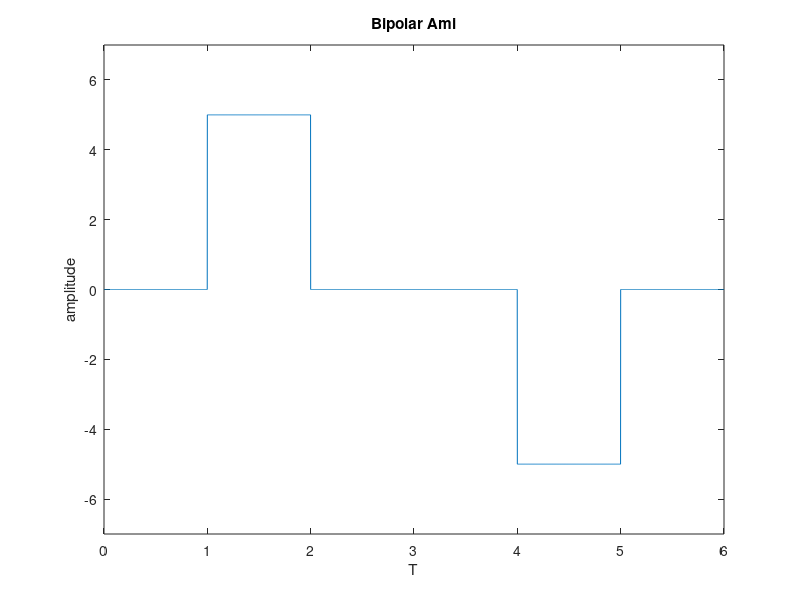

Here is the MATLAB script that generated this plot:
clc;
clear all;
close all;

bits=[0 1 0 0 1 0];
volt=5;
bitrate=1;
len=length(bits);
n=1000;
totoll=n*len;
dt=1/n;
t=0:dt:len;
x=zeros(1,length(t));

lastbit=-volt;
for i=1:len
    if bits(i)==1
        x((i-1)*n+1:i*n)=-lastbit;
        lastbit=-lastbit;
    end
end
plot(t,x);
ylim([-7,7]);
xlabel('T');
ylabel('amplitude');
title('Bipolar Ami');

index=0;
for i=1:length(t)
    if t(i)>index
        index=index+1;
        result(index)=abs(x(i)/volt);
    end
end
disp(result);



